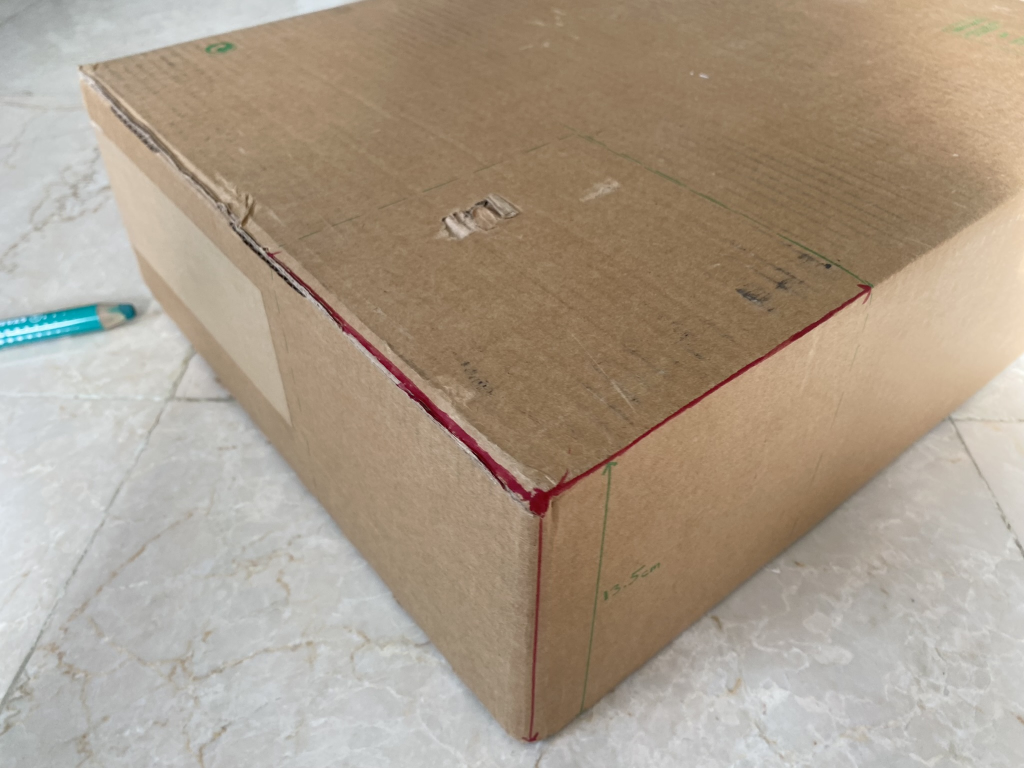
#> input picture from_scratch/points/images/1.JPEG, 2048 x 1536 px, found by its file name (shown at 1/2 size); its folder holds only this picture in this run
$ python save_point.py images/1.JPEG
#> lines starting #> are read from the running program, lines starting #| are printed output that depends on the picture
#> in process_image, original_img is the input picture: shape (1536, 2048, 3); mean B, G, R 138.6, 155.9, 170.3
import cv2 as cv
import os
import numpy as np
import argparse

# Listes pour stocker les points correspondants
points_img = []

# Fonction pour redimensionner l'image en conservant le ratio et avec des dimensions maximales de 1000px de hauteur et 3000px de largeur
def resize_image(image, max_height=600, max_width=3000):
#> called with max_height = 600, max_width = 3000
    height, width = image.shape[:2]
#> height = 1536; width = 2048

    # Calcul du ratio de redimensionnement en fonction des limites de largeur et de hauteur
    height_ratio = max_height / height
#> height_ratio = 0.391
    width_ratio = max_width / width
#> width_ratio = 1.46
    resize_ratio = min(height_ratio, width_ratio, 1.0)  # Assure que l'image ne sera pas agrandie
#> resize_ratio = 0.391

    # Calcul des nouvelles dimensions
    new_width = int(width * resize_ratio)
#> new_width = 800
    new_height = int(height * resize_ratio)
#> new_height = 600

    return cv.resize(image, (new_width, new_height), interpolation=cv.INTER_AREA)
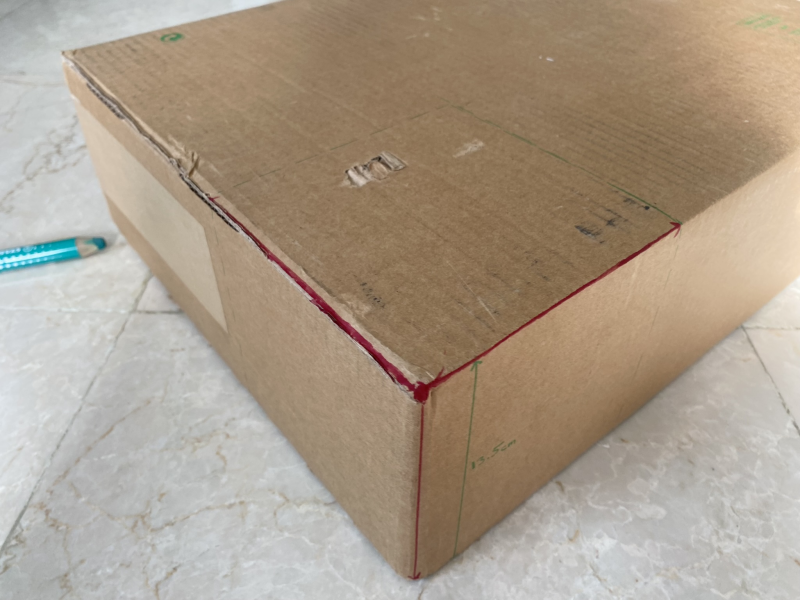
#> returned value: shape (600, 800, 3); mean of channels 0, 1, 2 138.6, 155.9, 170.3; drawn as B, G, R

# Sauvegarder les points dans un fichier
def save_points(filename, points):
    np.savetxt(filename, points, fmt='%d')

# Sélection des points
def select_points(event, x, y, flags, param):
    if event == cv.EVENT_LBUTTONDOWN:
        points_img.append([x, y])
        cv.circle(img, (x, y), 5, (0, 255, 0), -1)
        cv.imshow('Image', img)

# Fonction principale pour charger l'image et sélectionner les points
def process_image(image_name):
    global img
    image_path = f'./images/{image_name}'

    # Charger l'image et la redimensionner avec les dimensions maximales
    original_img = cv.imread(image_path)
    img = resize_image(original_img)

    # Afficher l'image et configurer les clics pour la sélection des points
    cv.imshow('Image', img)
    cv.setMouseCallback('Image', select_points)

    # Attendre la sélection des points
    cv.waitKey(0)

    # Extraire le nom de l'image sans l'extension
    base_name = os.path.splitext(image_name)[0]

    # Créer le nom du fichier texte pour sauvegarder les points
    output_filename = f'points_{base_name}.txt'

    # Sauvegarder les points sélectionnés
    save_points(output_filename, points_img)
    print(f'Points sauvegardés dans le fichier : {output_filename}')

# Point d'entrée du programme
if __name__ == "__main__":
    # Création d'un parser pour les arguments de la ligne de commande
    parser = argparse.ArgumentParser(description="Sélectionner des points sur une image et les sauvegarder dans un fichier texte.")
    parser.add_argument("image_name", type=str, help="Nom de l'image (dans le dossier /images)")

    # Lecture des arguments
    args = parser.parse_args()

    # Appel de la fonction principale
    process_image(args.image_name)

$ run again, on from_scratch/points/images/3.JPEG
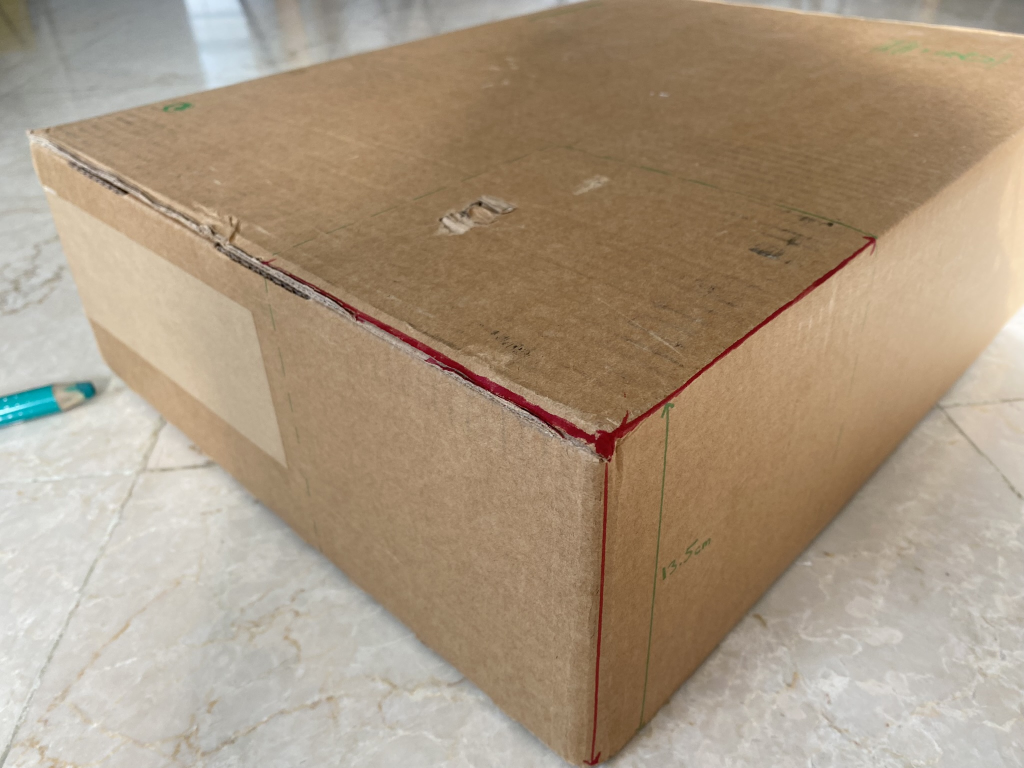
#> input picture from_scratch/points/images/3.JPEG, 2048 x 1536 px, found by its file name (shown at 1/2 size)
#> in process_image, original_img is the input picture: shape (1536, 2048, 3); mean B, G, R 129.4, 151.5, 169.7
#> in resize_image, `return cv.resize(image, (new_width, new_height), interpolation=cv.INTE..`:
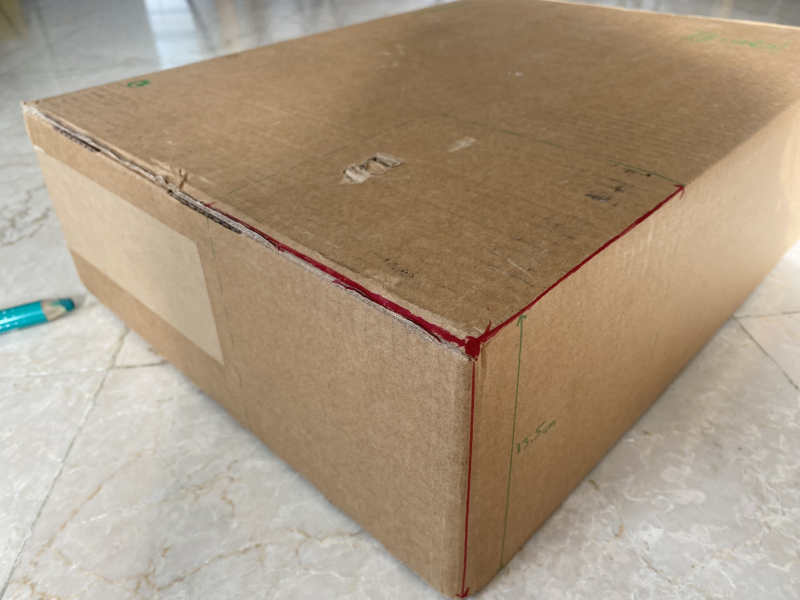
#> returned value: shape (600, 800, 3); mean of channels 0, 1, 2 129.4, 151.5, 169.7; drawn as B, G, R

$ run again, on from_scratch/points/images/3.jpg
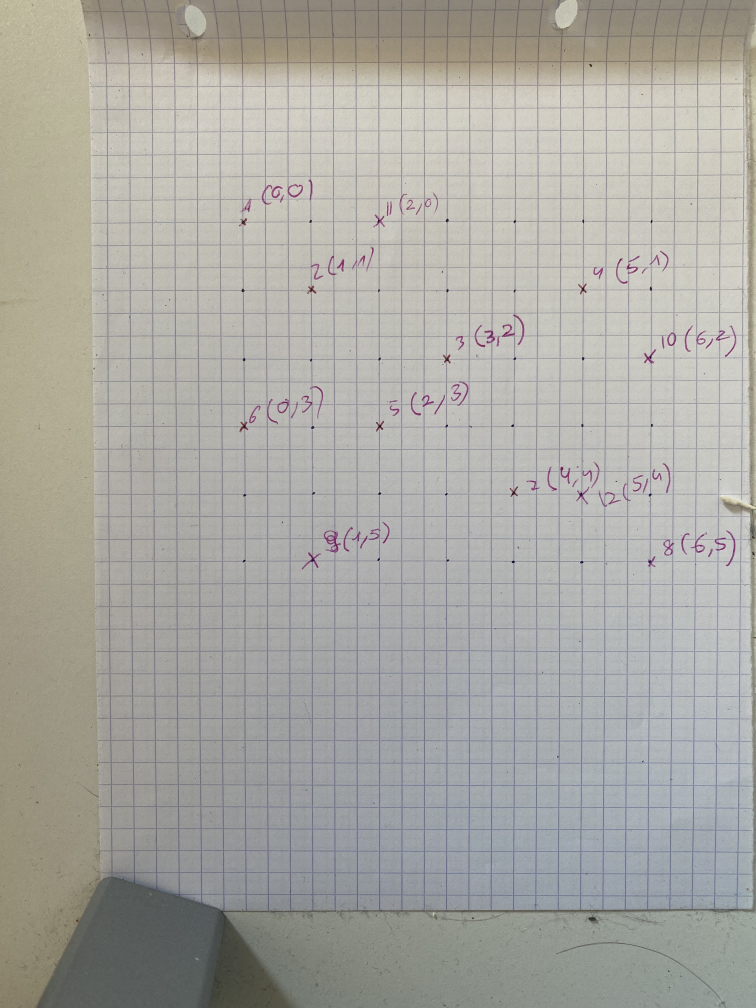
#> input picture from_scratch/points/images/3.jpg, 3024 x 4032 px, found by its file name (shown at 1/4 size)
#> in process_image, original_img is the input picture: shape (4032, 3024, 3); mean B, G, R 162.7, 168.5, 169.6
#> in resize_image, `return cv.resize(image, (new_width, new_height), interpolation=cv.INTE..`:
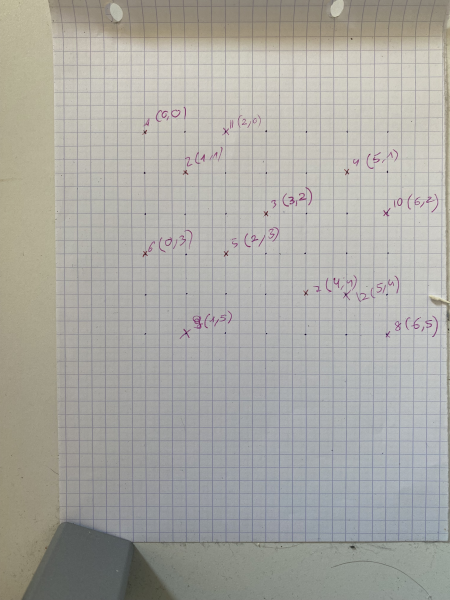
#> returned value: shape (600, 450, 3); mean of channels 0, 1, 2 162.7, 168.5, 169.6; drawn as B, G, R

$ run again, on from_scratch/points/images/4.JPEG
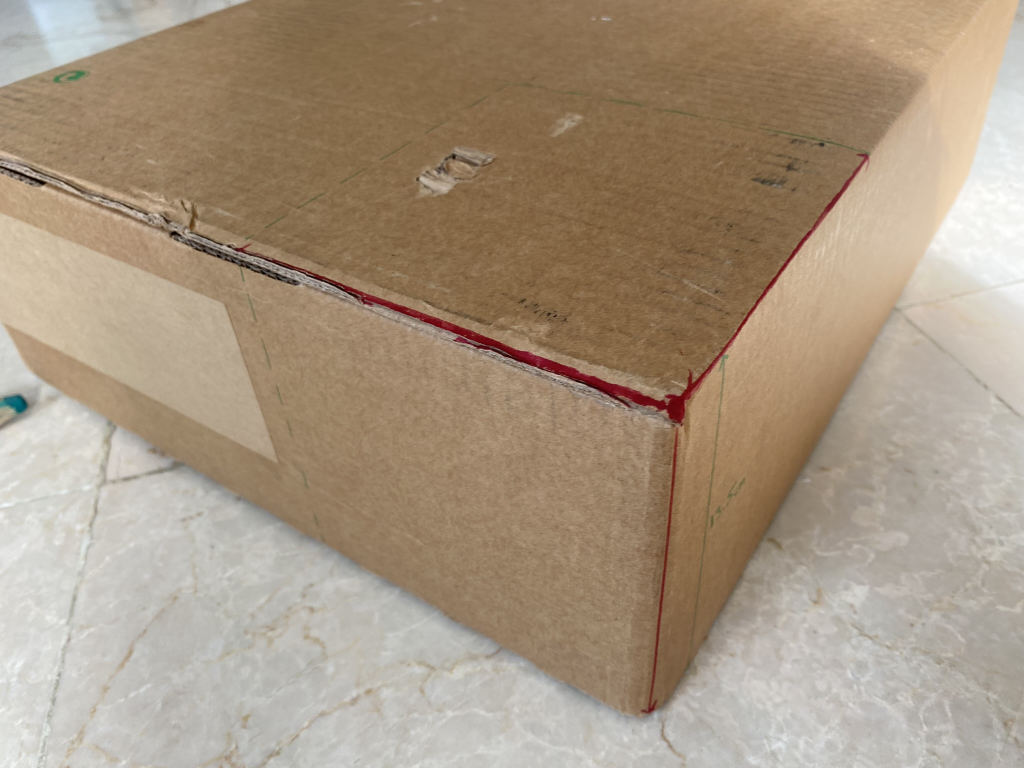
#> input picture from_scratch/points/images/4.JPEG, 2048 x 1536 px, found by its file name (shown at 1/2 size)
#> in process_image, original_img is the input picture: shape (1536, 2048, 3); mean B, G, R 129.3, 150, 167.4
#> in resize_image, `return cv.resize(image, (new_width, new_height), interpolation=cv.INTE..`:
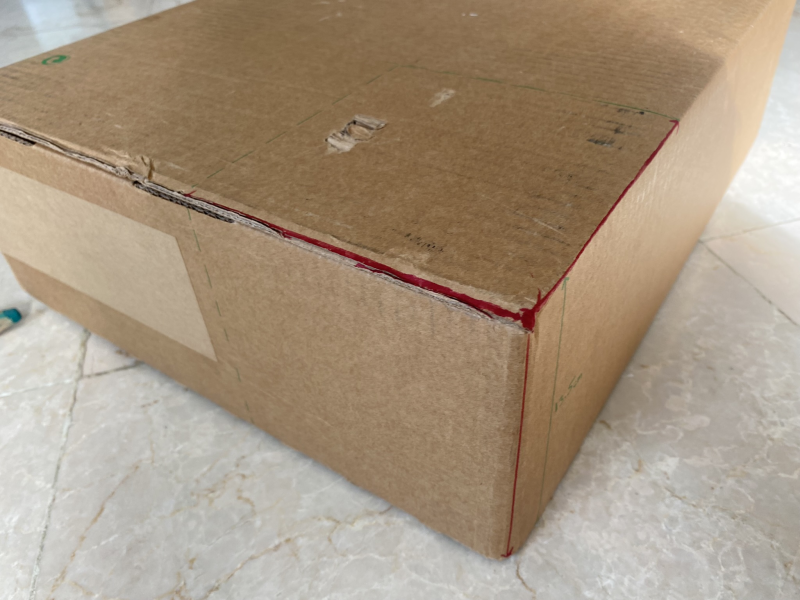
#> returned value: shape (600, 800, 3); mean of channels 0, 1, 2 129.3, 150, 167.4; drawn as B, G, R

$ run again, on from_scratch/points/images/2.JPEG
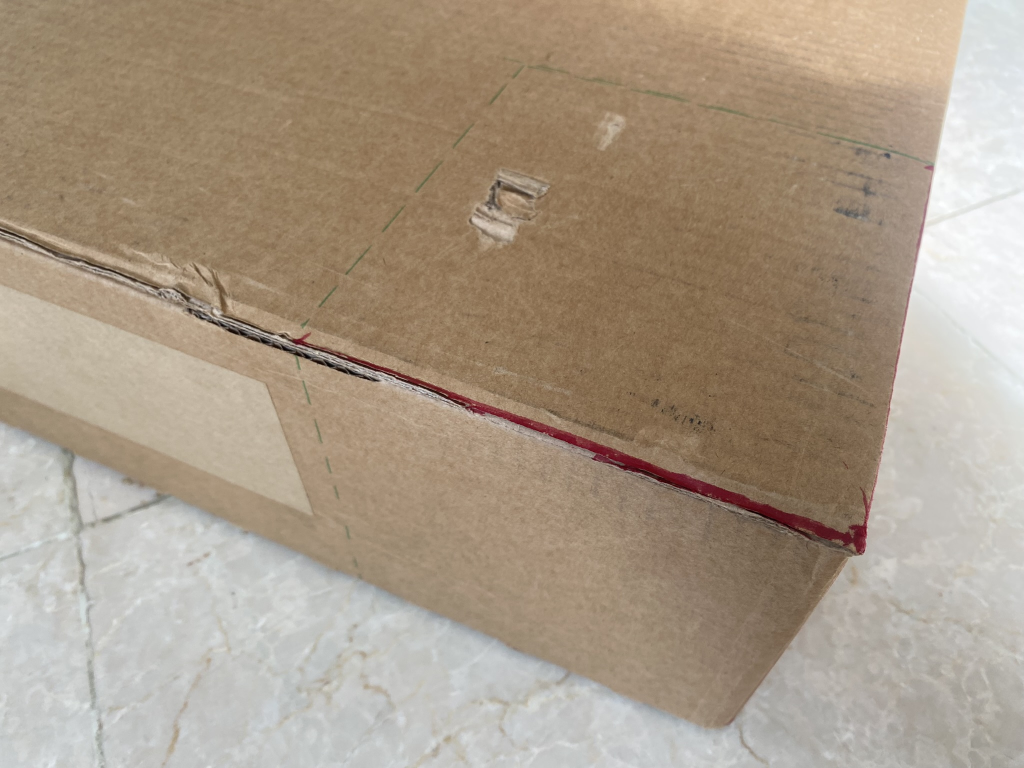
#> input picture from_scratch/points/images/2.JPEG, 2048 x 1536 px, found by its file name (shown at 1/2 size)
#> in process_image, original_img is the input picture: shape (1536, 2048, 3); mean B, G, R 135.4, 153.7, 169
#> in resize_image, `return cv.resize(image, (new_width, new_height), interpolation=cv.INTE..`:
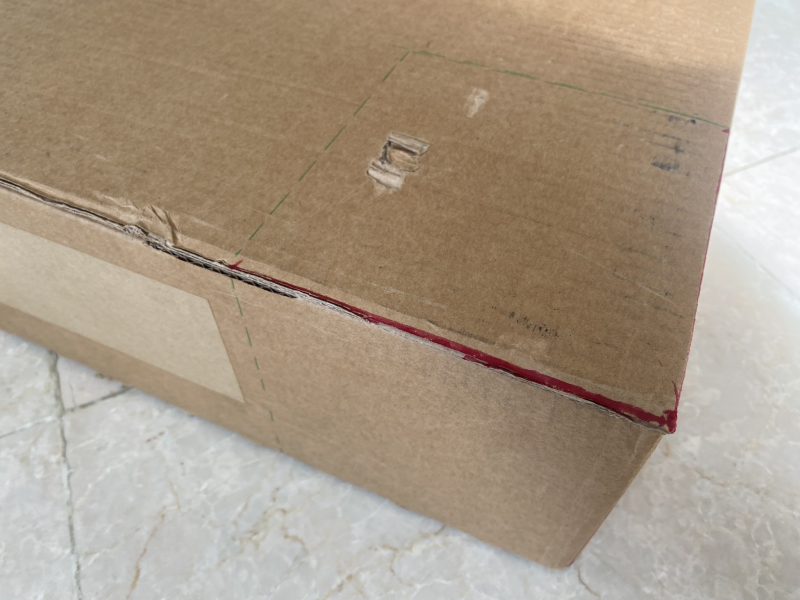
#> returned value: shape (600, 800, 3); mean of channels 0, 1, 2 135.4, 153.7, 169; drawn as B, G, R
